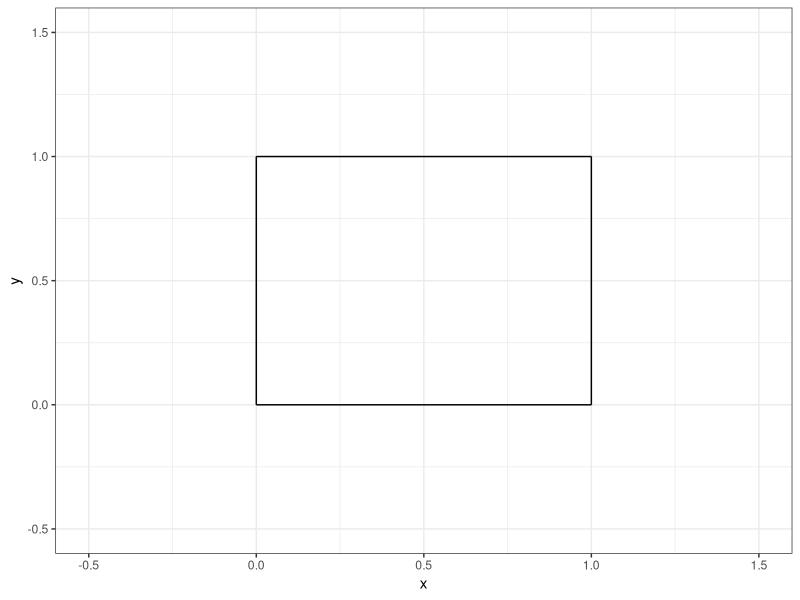
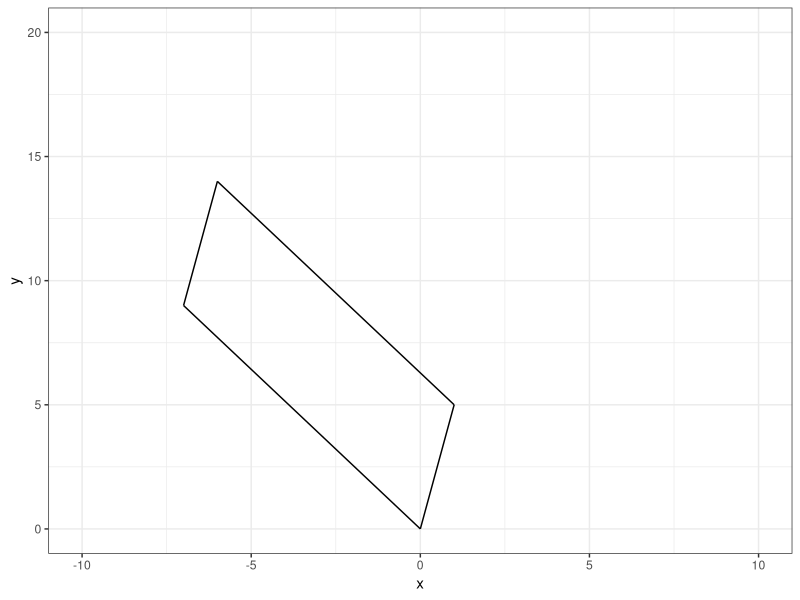
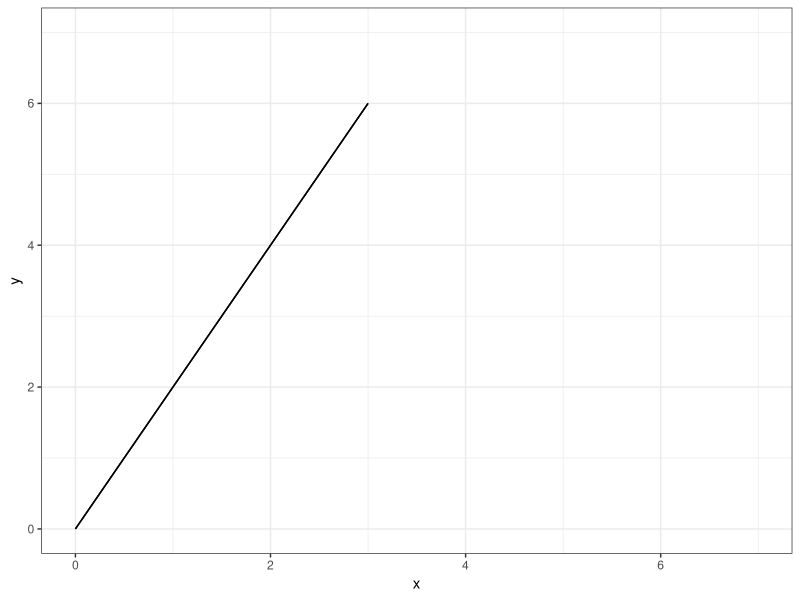
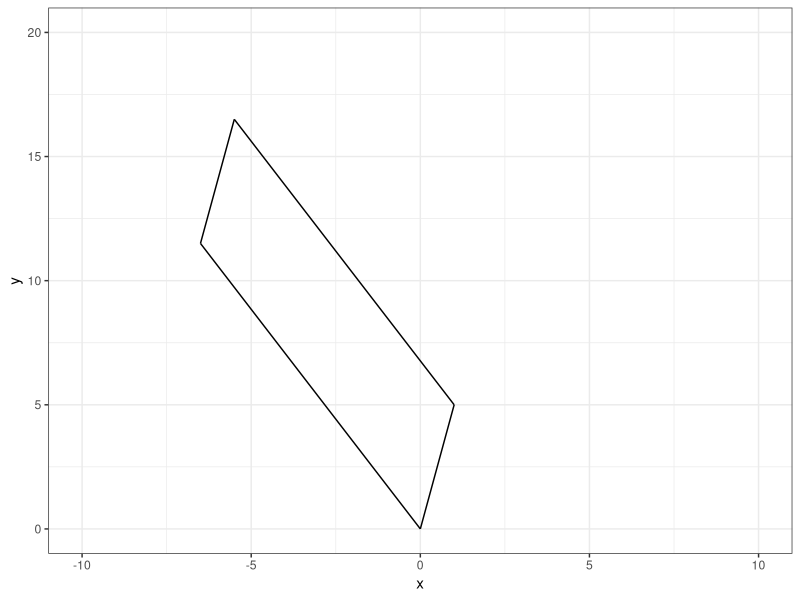
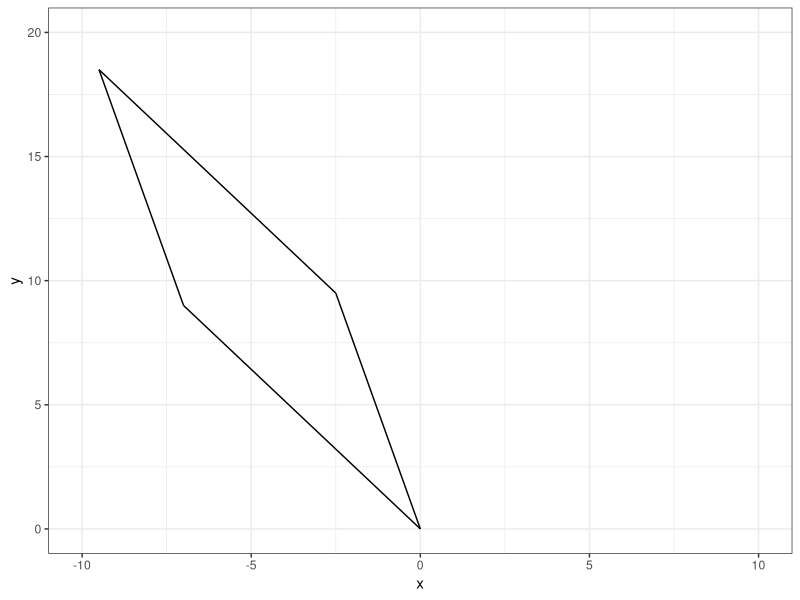
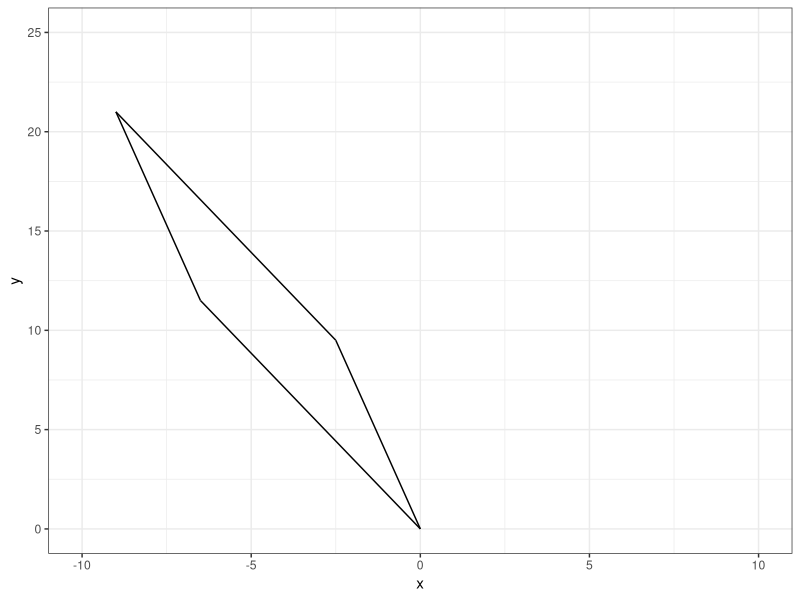
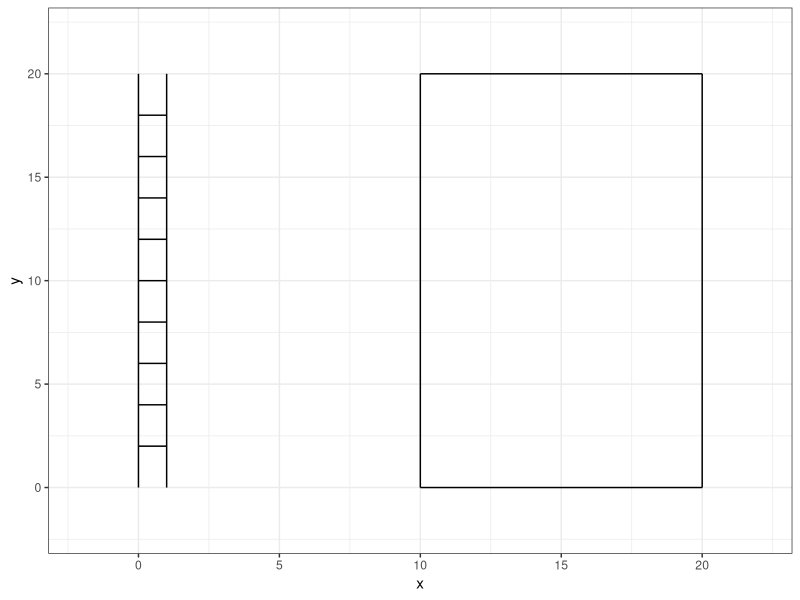

These charts were generated, in order, by the following R code:
## ---- chunk 1
#| echo: false

default_chunk_hook  <- knitr::knit_hooks$get("chunk")

latex_font_size <- c("Huge", "huge", "LARGE", "Large", 
                     "large", "normalsize", "small", 
                     "footnotesize", "scriptsize", "tiny")

knitr::knit_hooks$set(chunk = function(x, options) {
  x <- default_chunk_hook(x, options)
  if(options$size %in% latex_font_size) {
    paste0("\n \\", options$size, "\n\n", 
      x, 
      "\n\n \\normalsize"
    )
  } else {
    x
  }
})

## ---- chunk 2
#| label: load-packages
#| include: false
library(tidyverse)
## ---- chunk 3
#| label: fig-unitsquare
#| fig-cap: "The unit square."
#| fig-width: 3
#| fig-height: 3
#| scale: "80%"
#| fig-align: "center"
#| size: "scriptsize"
ggplot() +
  geom_segment(aes(x = 0, xend = 0,
                   y=0, yend = 1))+
  geom_segment(aes(x = 0, xend = 1,
                   y=1, yend = 1))+
  geom_segment(aes(x = 1, xend = 1,
                   y=0, yend = 1))+
  geom_segment(aes(x = 0, xend = 1,
                   y=0, yend = 0)) +
  theme_bw() + 
  xlim(-0.5, 1.5)+
  ylim(-0.5, 1.5)+
  labs(x = "x", 
       y = "y")
## ---- chunk 4
#| size: "scriptsize"
(M <- matrix(data = c(1, 0, 0, 1), nrow = 2, ncol = 2)) # 
(A <- matrix(data = c(1, 5, -7, 9), nrow = 2, ncol = 2)) # created matrix A
## ---- chunk 5
#| size: "scriptsize" 
(T <- A %*% M) # Created matrix T
## ---- chunk 6
#| size: "scriptsize" 
(basis.vector.1 <- T[, 1]) # created basis.vector.1 
(basis.vector.2 <- T[, 2]) # created basis.vector.2
## ---- chunk 7
#| size: "scriptsize" 
(p0 <- c(0, 0)) 
(p1 <- c(1, 5))
(p2 <- c(-6, 14))
(p3 <- c(-7, 9)) # created points p0, p1, p2, p3
## ---- chunk 8
#| label: fig-matrixT
#| fig-cap: "Matrix T."
#| fig-width: 3
#| fig-height: 3
#| scale: "80%"
#| fig-align: "center"
#| size: "scriptsize"
ggplot() +
  geom_segment(aes(x = p0[1], y = p0[2], xend = p1[1], yend = p1[2])) +
  geom_segment(aes(x = p1[1], y = p1[2], xend = p2[1], yend = p2[2])) +
  geom_segment(aes(x = p2[1], y = p2[2], xend = p3[1], yend = p3[2])) +
  geom_segment(aes(x = p3[1], y = p3[2], xend = p0[1], yend = p0[2])) +
  theme_bw() +
  xlim(-10, 10) +
  ylim(0, 20) +
  labs(x = "x", y = "y")
## ---- chunk 9
#| size: "scriptsize" 
(A.determinant <- det(A)) # found determinant of A
## ---- chunk 10
#| size: "scriptsize" 
(A <- matrix(data = c(1, 2, 2, 4), nrow = 2, ncol = 2)) # created matrix A
## ---- chunk 11
#| size: "scriptsize" 
(T <- A %*% M) # Created matrix T
## ---- chunk 12
#| size: "scriptsize" 
(basis.vector.1 <- T[, 1]) # created basis.vector.1 
(basis.vector.2 <- T[, 2]) # created basis.vector.2
## ---- chunk 13
#| size: "scriptsize" 
(p0 <- c(0, 0)) 
(p1 <- c(2, 4))
(p2 <- c(3, 6))
(p3 <- c(1, 2)) # created points p0, p1, p2, p3
## ---- chunk 14
#| label: fig-matrixT2
#| fig-cap: "Matrix T2."
#| fig-width: 3
#| fig-height: 3
#| scale: "80%"
#| fig-align: "center"
#| size: "scriptsize"
ggplot() +
  geom_segment(aes(x = p0[1], y = p0[2], xend = p1[1], yend = p1[2])) +
  geom_segment(aes(x = p1[1], y = p1[2], xend = p2[1], yend = p2[2])) +
  geom_segment(aes(x = p2[1], y = p2[2], xend = p3[1], yend = p3[2])) +
  geom_segment(aes(x = p3[1], y = p3[2], xend = p0[1], yend = p0[2])) +
  theme_bw() +
  xlim(0, 7) +
  ylim(0, 7) +
  labs(x = "x", y = "y")
## ---- chunk 15
#| size: "scriptsize" 
(A.determinant <- det(A)) # found determinant of A
## ---- chunk 16
#| size: "scriptsize"
(M <- matrix(data = c(1, 0, 0.5, 1), nrow = 2, ncol = 2)) # 
(A <- matrix(data = c(1, 5, -7, 9), nrow = 2, ncol = 2)) # created matrix A
(T <- A %*% M) # Created matrix T
(basis.vector.1 <- T[, 1]) # created basis.vector.1 
(basis.vector.2 <- T[, 2]) # created basis.vector.2
(p0 <- c(0, 0)) 
(p1 <- c(-6.5, 11.5))
(p2 <- c(-5.5, 16.5))
(p3 <- c(1, 5)) # created points p0, p1, p2, p3
ggplot() +
  geom_segment(aes(x = p0[1], y = p0[2], xend = p1[1], yend = p1[2])) +
  geom_segment(aes(x = p1[1], y = p1[2], xend = p2[1], yend = p2[2])) +
  geom_segment(aes(x = p2[1], y = p2[2], xend = p3[1], yend = p3[2])) +
  geom_segment(aes(x = p3[1], y = p3[2], xend = p0[1], yend = p0[2])) +
  theme_bw() +
  xlim(-10, 10) +
  ylim(0, 20) +
  labs(x = "x", y = "y")
(A.determinant <- det(A)) # found determinant of A
## ---- chunk 17
#| size: "scriptsize"
(M <- matrix(data = c(1, 0.5, 0, 1), nrow = 2, ncol = 2)) # 
(A <- matrix(data = c(1, 5, -7, 9), nrow = 2, ncol = 2)) # created matrix A
(T <- A %*% M) # Created matrix T
(basis.vector.1 <- T[, 1]) # created basis.vector.1 
(basis.vector.2 <- T[, 2]) # created basis.vector.2
(p0 <- c(0, 0)) 
(p1 <- c(-7, 9))
(p2 <- c(-9.5, 18.5))
(p3 <- c(-2.5, 9.5)) # created points p0, p1, p2, p3
ggplot() +
  geom_segment(aes(x = p0[1], y = p0[2], xend = p1[1], yend = p1[2])) +
  geom_segment(aes(x = p1[1], y = p1[2], xend = p2[1], yend = p2[2])) +
  geom_segment(aes(x = p2[1], y = p2[2], xend = p3[1], yend = p3[2])) +
  geom_segment(aes(x = p3[1], y = p3[2], xend = p0[1], yend = p0[2])) +
  theme_bw() +
  xlim(-10, 10) +
  ylim(0, 20) +
  labs(x = "x", y = "y")
(A.determinant <- det(A)) # found determinant of A
## ---- chunk 18
#| size: "scriptsize"
(M <- matrix(data = c(1, 0.5, 0.5, 1), nrow = 2, ncol = 2)) # 
(A <- matrix(data = c(1, 5, -7, 9), nrow = 2, ncol = 2)) # created matrix A
(T <- A %*% M) # Created matrix T
(basis.vector.1 <- T[, 1]) # created basis.vector.1 
(basis.vector.2 <- T[, 2]) # created basis.vector.2
(p0 <- c(0, 0)) 
(p1 <- c(-6.5, 11.5))
(p2 <- c(-9, 21))
(p3 <- c(-2.5, 9.5)) # created points p0, p1, p2, p3
ggplot() +
  geom_segment(aes(x = p0[1], y = p0[2], xend = p1[1], yend = p1[2])) +
  geom_segment(aes(x = p1[1], y = p1[2], xend = p2[1], yend = p2[2])) +
  geom_segment(aes(x = p2[1], y = p2[2], xend = p3[1], yend = p3[2])) +
  geom_segment(aes(x = p3[1], y = p3[2], xend = p0[1], yend = p0[2])) +
  theme_bw() +
  xlim(-10, 10) +
  ylim(0, 25) +
  labs(x = "x", y = "y")
(A.determinant <- det(A)) # found determinant of A
## ---- chunk 19
(ladder <- data.frame(x = c(0, 0, 1, 1, 0, 1, 0, 1, 0, 1, 0, 1, 0, 1, 0, 1, 0, 1, 0, 1, 0, 1),
y = c(0, 20, 0, 20, 2, 2, 4, 4, 6, 6, 8, 8, 10, 10, 12, 12, 14, 14, 16, 16, 18, 18), group = c(1, 1, 2, 2, 3, 3, 4, 4, 5, 5, 6, 6, 7, 7, 8, 8, 9, 9, 10, 10, 11, 11))) # Created ladder
## ---- chunk 20
#| label: fig-ladder
#| fig-cap: "A ladder."
#| fig-width: 3
#| fig-height: 3
#| scale: "80%"
#| fig-align: "center"
#| size: "scriptsize"
ggplot() +
  geom_path(data = ladder, 
              aes(x = x, y = y, group = group)) +
                  geom_segment(aes(x = 10, xend = 10,
                   y=0, yend = 20))+
  geom_segment(aes(x = 10, xend = 20,
                   y=20, yend = 20))+
  geom_segment(aes(x = 20, xend = 20,
                   y=0, yend = 20))+
  geom_segment(aes(x = 10, xend = 20,
                   y=0, yend = 0)) +
  theme_bw() +
  xlim(-2,22) +
  ylim(-2,22)
